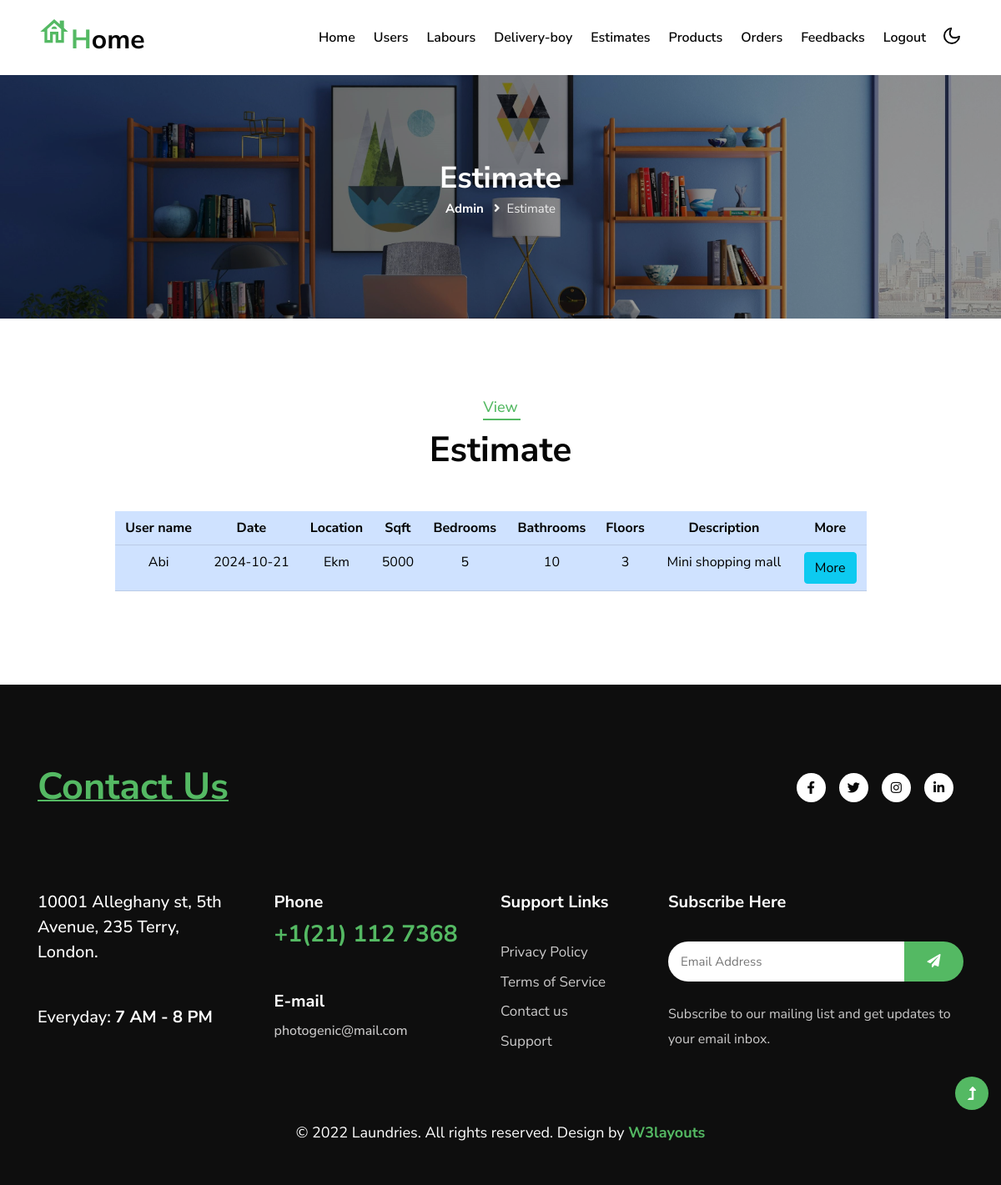
The app's page /admin/adm_vw_estimates.php with its own data.
### tables this page shows
CREATE TABLE `estimate` (
  `eid` int(10) NOT NULL,
  `uid` int(10) NOT NULL,
  `date` date NOT NULL DEFAULT current_timestamp(),
  `location` varchar(100) NOT NULL,
  `sqft` int(10) NOT NULL,
  `bedroom` int(10) NOT NULL,
  `bathroom` int(10) NOT NULL,
  `floors` int(10) NOT NULL,
  `description` varchar(200) NOT NULL,
  `file` varchar(100) NOT NULL
);

CREATE TABLE `user_reg` (
  `u_id` int(10) NOT NULL,
  `name` varchar(50) DEFAULT NULL,
  `age` int(10) DEFAULT NULL,
  `email` varchar(50) DEFAULT NULL,
  `place` varchar(50) DEFAULT NULL,
  `phonenumber` bigint(15) DEFAULT NULL,
  `password` varchar(50) DEFAULT NULL,
  `purpose` varchar(50) DEFAULT NULL
);

### admin/adm_vw_estimates.php (the view, shortened to what this page needs)
<?php
include "admin_header.php";
$qry = "SELECT * FROM `estimate` ORDER BY(`date`)DESC";
$res = mysqli_query($con,$qry);
?>
    <section class="inner-banner py-5">
        <div class="w3l-breadcrumb py-lg-5">
            <div class="container pt-5 pb-sm-4 pb-2">
                <h4 class="inner-text-title font-weight-bold pt-5">Estimate</h4>
                <ul class="breadcrumbs-custom-path">
                    <li><a href="../index.html">Admin</a></li>
                    <li class="active"><i class="fas fa-angle-right mx-2"></i>Estimate</li>
                </ul>
            </div>
        </div>
    </section>
        <section class="w3l-w3l-contacts-12 py-5">
        <div class="contact-top py-lg-5 py-md-4 py-2">
            <div class="container">
                <div class="title-main text-center mx-auto mb-md-5 mb-4" style="max-width:500px;">
                <h5 class="sub-title">View</h5>
                    <h3 class="title-style">Estimate</h3>
                </div>
                <div class="row d-flex justify-content-center align-items-center w-100">
                    <div class="col-md-10 contacts12-main">
                    <table class="table table-stripd table-primary text-center">
                        <tr>
                            <th>User name</th>
                            <th>Date</th>
                            <th>Location</th>
                            <th>Sqft</th>
                            <th>Bedrooms</th>
                            <th>Bathrooms</th>
                            <th>Floors</th>
                            <th>Description</th>
                            <th>More</th>
                        </tr>
                        <?php
                            while($row = mysqli_fetch_array($res))
                            {
                                $cmp_id = $row['uid'];
                                $qry_for_status = "SELECT * FROM `user_reg` WHERE `u_id` = $cmp_id";
                                $status_res = mysqli_query($con,$qry_for_status);
                                $status = mysqli_fetch_array($status_res);
                                if ($row['file'] == Null)
                                {
                        ?>
                                <tr>
                                    <td><?php echo $status['name'] ?></td>
                                    <td><?php echo $row['date'] ?></td>
                                    <td><?php echo $row['location'] ?></td>
                                    <td><?php echo $row['sqft'] ?></td>
                                    <td><?php echo $row['bedroom'] ?></td>
                                    <td><?php echo $row['bathroom'] ?></td>
                                    <td><?php echo $row['floors'] ?></td>
                                    <td><?php echo $row['description'] ?></td>
                                    <td>
                                        <a href="adm_add_estimate.php?eid=<?php echo $row['eid'] ?>"><button class="btn btn-info">More</button></a>
                                    </td>
                                </tr>
                        <?php
                                }
                            }
                        ?>
                    </table>
                    </div>
                </div>
            </div>
        </div>
    </section>
</body>
<?php
    include "../commonfooter.php";
?>
</html>

### records on screen
estimate: user_reg.name "Abi", date "2024-10-21", location "Ekm", sqft "5000", bedroom "5", bathroom "10", floors "3", description "Mini shopping mall"
